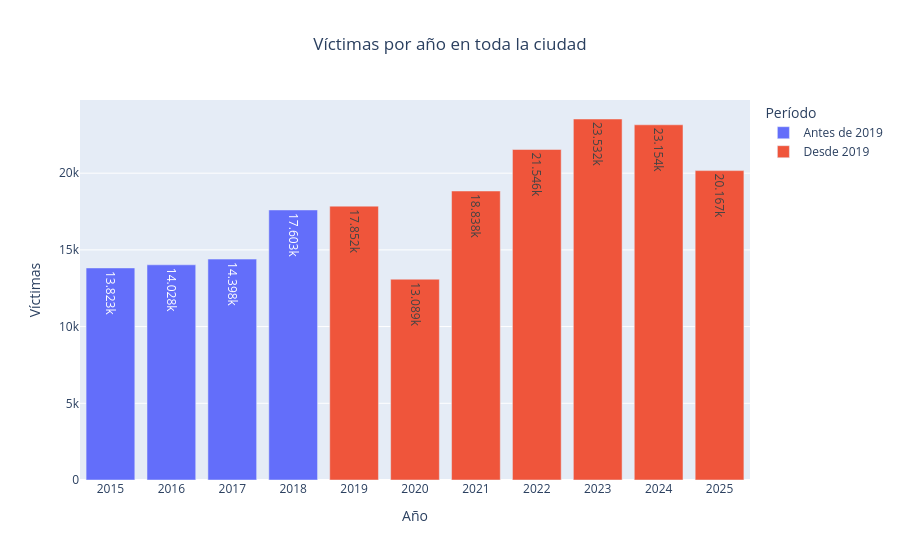

The notebook cell saved with this chart:
### Code cell
g6 = victimas_camaras.copy()
g6[victimas_camaras_anio] = g6[victimas_camaras_anio].astype(int)

por_anio_total = g6.groupby(victimas_camaras_anio).size().reset_index()
por_anio_total.columns = ["anio", "victimas"]
por_anio_total["Período"] = np.where(por_anio_total["anio"] < 2019, "Antes de 2019", "Desde 2019")

promedio_antes = por_anio_total[por_anio_total["anio"] < 2019]["victimas"].mean()
promedio_despues = por_anio_total[por_anio_total["anio"] >= 2019]["victimas"].mean()
print(f"Promedio anual antes de 2019: {promedio_antes:.0f}  |  Desde 2019: {promedio_despues:.0f}")

fig6 = px.bar(por_anio_total, x="anio", y="victimas", color="Período", text_auto=True,
              title="Víctimas por año en toda la ciudad")
fig6.update_layout(xaxis_title="Año", yaxis_title="Víctimas", title_x=0.5)
fig6.update_xaxes(dtick=1)
fig6.show()

### Figure 1 — Plotly figure (JSON) as saved in the notebook; plotly's stock layout.template omitted (floating-point values rounded to 4 significant figures)
{"data": [{"hovertemplate": "Período=Antes de 2019<br>anio=%{x}<br>victimas=%{y}<extra></extra>", "legendgroup": "Antes de 2019", "marker": {"color": "#636efa", "pattern": {"shape": ""}}, "name": "Antes de 2019", "orientation": "v", "showlegend": true, "textposition": "auto", "texttemplate": "%{y}", "type": "bar", "x": [2015, 2016, 2017, 2018], "xaxis": "x", "y": [13823, 14028, 14398, 17603], "yaxis": "y"}, {"hovertemplate": "Período=Desde 2019<br>anio=%{x}<br>victimas=%{y}<extra></extra>", "legendgroup": "Desde 2019", "marker": {"color": "#EF553B", "pattern": {"shape": ""}}, "name": "Desde 2019", "orientation": "v", "showlegend": true, "textposition": "auto", "texttemplate": "%{y}", "type": "bar", "x": [2019, 2020, 2021, 2022, 2023, 2024, 2025], "xaxis": "x", "y": [17852, 13089, 18838, 21546, 23532, 23154, 20167], "yaxis": "y"}], "layout": {"barmode": "relative", "legend": {"title": {"text": "Período"}, "tracegroupgap": 0}, "title": {"text": "Víctimas por año en toda la ciudad", "x": 0.5}, "xaxis": {"anchor": "y", "domain": [0, 1], "dtick": 1, "title": {"text": "Año"}}, "yaxis": {"anchor": "x", "domain": [0, 1], "title": {"text": "Víctimas"}}}}
